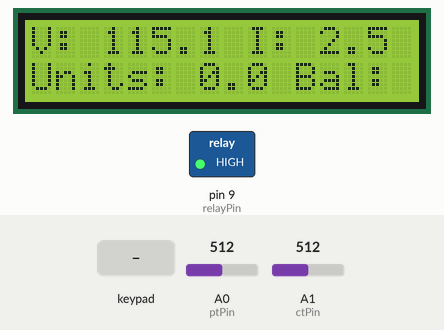
This sketch was run on a simulated Arduino Uno, built with avr-gcc and run on an emulated ATmega328P. Shown: 16×2 character LCD, switched loads named in the sketch (green lamp = pin HIGH). The test bench sets the inputs (shaded band); at power-on: A0 (ptPin) = 512, A1 (ctPin) = 512.

Above: at 3.2 s.
3.3 s: A0 (ptPin) set to 716
At 4.7 s:
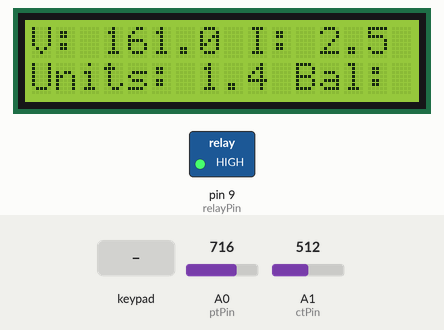
7.4 s: A1 (ctPin) set to 716
At 9.1 s:
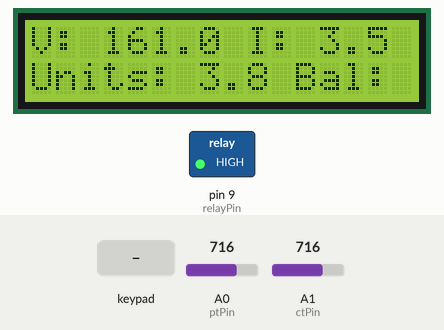
11.5 s: A0 (ptPin) set to 900
At 13.3 s:
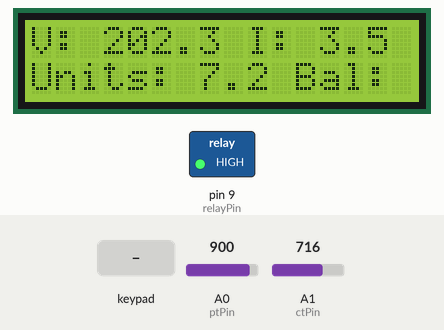
15.6 s: keypad keys 2 3 4 5 # pressed 1.437 s apart
At 22.6 s:
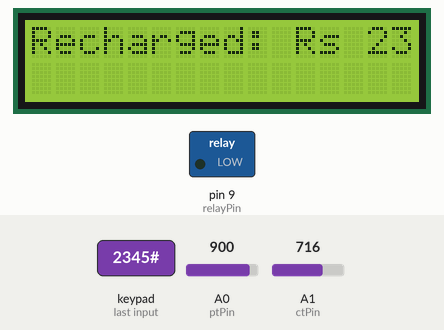
24.2 s: A1 (ctPin) set to 900
At 25.1 s:
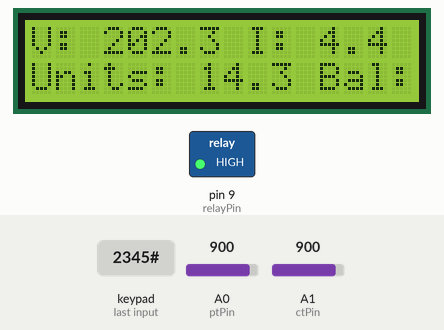
25.8 s: A0 (ptPin) set to 511
At 28.5 s:
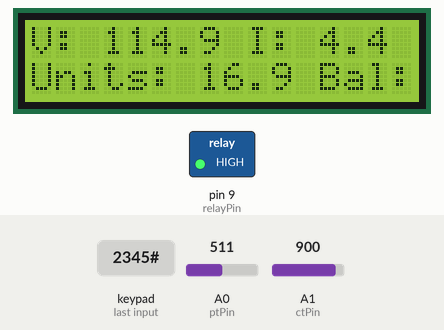
Timing chart, 0 to 29.8 s (numbered marks = the images above; inputs shaded):
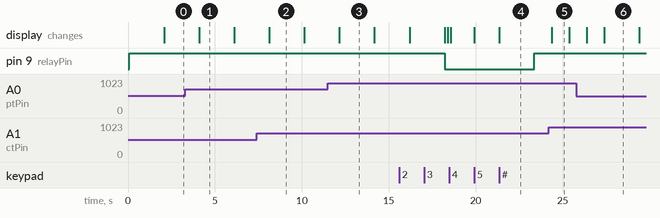

Measured:
- what the display in image 1 shows lasts 2.0 s, from 4.1 s to 6.1 s
- what the display in image 5 shows lasts 1.0 s, from 24.4 s to 25.4 s

The sketch:

with_keypad.ino
```cpp
#include <Keypad.h>  // Include the Libraries for KeyPad
#include <LiquidCrystal.h> // LCD Library

// Define the LCD pins (using different pins to avoid conflict)
LiquidCrystal lcd(10, 11, 12, 13, A2, A3); // RS, E, D4, D5, D6, D7

// Define the analog input pins for CT (Current Transformer) and PT (Potential Transformer)
const int ctPin = A1; // Analog pin for current sensor
const int ptPin = A0; // Analog pin for voltage sensor

// Relay control pin
const int relayPin = 9; // Relay connected to digital pin 9

// Keypad configuration
const byte ROWS = 4; // Four rows
const byte COLS = 3; // Three columns

// Map of Keys
char keys[ROWS][COLS] = {
  {'1', '2', '3'},
  {'4', '5', '6'},
  {'7', '8', '9'},
  {'*', '0', '#'}
};

byte rowPins[ROWS] = {2, 3, 4, 5}; // Rows connected to pins 2, 3, 4, 5
byte colPins[COLS] = {6, 7, 8};    // Columns connected to pins 6, 7, 8

Keypad keypad = Keypad(makeKeymap(keys), rowPins, colPins, ROWS, COLS);

// Energy and balance variables
float accountBalance = 13.0;  // Initial balance in Rs
float energyConsumed = 0.0;   // Total energy consumed in watt-hours
float costPerUnit = 1.0;      // Cost per unit (1 Rs per unit)
float wattsPerUnit = 200.0;   // 1 unit = 200 watts
float power;                  // Power in watts
float unitsConsumed = 0.0;    // Number of units consumed
unsigned long previousMillis = 0;
const unsigned long interval = 1000;  // Update every 1 second

// Recharge function
void rechargeBalance() {
  lcd.clear();
  lcd.print("Enter recharge:");
  String enteredValue = ""; // To store the entered recharge value
  char key;

  while (true) {
    key = keypad.getKey();
    if (key) {
      if (key == '#') { // Complete the entry on '#'
        accountBalance += enteredValue.toFloat(); // Update the balance
        lcd.clear();
        lcd.print("Recharged: Rs ");
        lcd.print(enteredValue);
        delay(2000);
        break;
      } else {
        enteredValue += key; // Append the entered key to the recharge value
        lcd.setCursor(0, 1);
        lcd.print(enteredValue);
      }
    }
  }
}

void setup() {
  // Initialize the LCD
  lcd.begin(16, 2);  // 16 columns, 2 rows
  lcd.print("Automated Energy");
  lcd.setCursor(0, 1);
  lcd.print("Metering System");

  // Initialize the relay pin
  pinMode(relayPin, OUTPUT);
  digitalWrite(relayPin, HIGH);  // Relay ON initially (connected)

  // Small delay for setup
  delay(2000);
}

void loop() {
  // Get current time for timing control
  unsigned long currentMillis = millis();

  // Only update once per interval (1 second)
  if (currentMillis - previousMillis >= interval) {
    previousMillis = currentMillis;

    // 1. *Read real-time voltage and current*
    float current = readCurrent();   // Current from CT
    float voltage = readVoltage();   // Voltage from PT
    power = current * voltage;       // Power = Voltage × Current (in watts)

    // 2. *Accumulate energy consumption*
    energyConsumed += power * (interval / 3600.0);  // Convert power from watts to watt-hours

    // 3. *Deduct balance based on energy consumption*
    if (energyConsumed >= wattsPerUnit) {
      unitsConsumed += energyConsumed / wattsPerUnit;  // Increment units consumed
      accountBalance -= (energyConsumed / wattsPerUnit) * costPerUnit;  // Deduct cost per unit
      energyConsumed = 0;  // Reset energy after reducing balance
    }

    // 4. *Display voltage, current, power, units, and balance on LCD*
    lcd.clear();
    lcd.setCursor(0, 0);
    lcd.print("V: ");
    lcd.print(voltage, 1);  // Display voltage
    lcd.print(" I: ");
    lcd.print(current, 1);  // Display current

    lcd.setCursor(0, 1);
    lcd.print("Units: ");
    lcd.print(unitsConsumed, 1);  // Display units consumed
    lcd.print(" Bal: ");
    lcd.print(accountBalance, 2);  // Display balance in Rs

    // 5. *Relay control based on balance*
    if (accountBalance <= 0) {
      lcd.clear();
      lcd.print("Balance: 0 Rs");
      lcd.setCursor(0, 1);
      lcd.print("Recharge needed!");

      digitalWrite(relayPin, LOW);  // Turn off relay

      // Recharge when balance is zero
      rechargeBalance();

      // After recharging, reset the relay to ON
      digitalWrite(relayPin, HIGH);
    }

    // Optional delay for readability on LCD
    delay(1000);
  }
}

// Read Current from CT
float readCurrent() {
  int sensorValue = analogRead(ctPin);  // Read the CT sensor value
  float current = (sensorValue / 1023.0) * 5.0;  // Convert analog value to current
  return current;
}

// Read Voltage from PT
float readVoltage() {
  int sensorValue = analogRead(ptPin);  // Read the PT sensor value
  float voltage = (sensorValue / 1023.0) * 230.0;  // Convert analog value to voltage (assuming 0-230V)
  return voltage;
}
```
